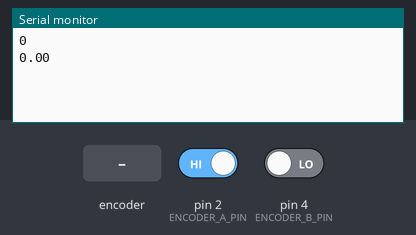
Bench run of a program on a simulated Arduino Mega 2560, built with avr-gcc and run on an emulated ATmega2560. Parts: the last lines printed to the serial monitor. The inputs (shaded band) are chosen by the test bench; at power-on: pin 2 (ENCODER_A_PIN) HIGH, pin 4 (ENCODER_B_PIN) LOW.

Above: at 1.2 s.
1.3 s: rotary encoder on pin 2 (ENCODER_A_PIN) / pin 4 (ENCODER_B_PIN) turned 3 steps (first pin leading)
At 2.8 s:
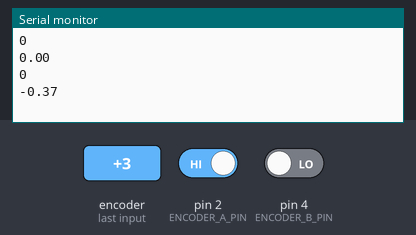
3.4 s: rotary encoder on pin 2 (ENCODER_A_PIN) / pin 4 (ENCODER_B_PIN) turned 3 steps (first pin leading)
At 4.8 s:
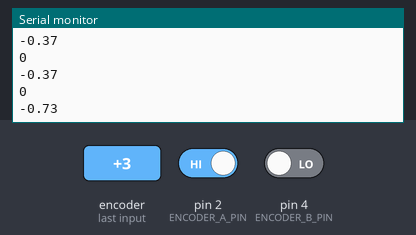
Timing chart, 0 to 6.4 s (numbered marks = the images above; inputs shaded):
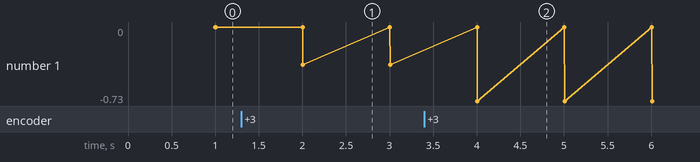

The program:

main.cpp
```cpp
/*
  This code calculates the distance covered by a wheel attached to the JGB37-520 DC Geared motor
  Note: The calculations assume the wheel run at a constant speed over the distance specified
  Author: Edwin Mwiti
  Email: emwiti658@mail.com
*/

#include <Arduino.h>

/* Debug code
If you want to print on the serial, set DEBUG to 1,
otherwise set it to 0 to suppress all Serial print statements
*/
#define DEBUG 1

#ifdef DEBUG==1

#define debug(x) Serial.print(x)
#define debugln(x) Serial.println(x)

#else

#define debug(x)
#define debugln(x)

#endif

/* End of debug statements */
// encoder pins
#define ENCODER_A_PIN  2 // interrupt
#define ENCODER_B_PIN  4 // direction

#define PULSES_PER_REV  150  // this was measured manually before-hand
#define RPM_TO_RADS 0.1047198; // 1 rpm  = 0.1047198 rad/s
#define WHEEL_RADIUS 0.035  // radius of the wheel attached to the motor 0.035 m

volatile long pulse_count = 0;
bool direction = false;  // true if motor is moving forward, false if motor is moving reverse

/* Sampling interval 1 second */
int sampling_interval = 1000;
long current_millis = 0;
long previous_millis = 0;

/* velocity variables
  we need angular velocity in radians, in degrees and the linear velocity
*/
float angular_velocity_in_rads = 0.0;
float angular_velocity_in_degrees = 0.0;
float linear_velocity = 0.0;
float distance_cm = 0.0;

void pulse_isr(){
  // get read the direction encoder => ENCODER_B
  int val = digitalRead(ENCODER_B_PIN);

  /* check if the motor is oving forward or reverse
   if reverse, val is going to be LOW, otherwise val will be HIGH
   If val is LOW, decrement the pulse count, if val is HIGH, increment the pulse count
  */

  if (val == HIGH){
    direction = true; // forward
  } else{
    direction = false; // reverse
  }

  if (direction){
    /* code */
    pulse_count++; // forward
  }else{
    pulse_count--; // reverse
  }

  // update pulse count
  // (direction) ? pulse_count++ : pulse_count-- ;

}

int calculate_distance(volatile long p){
  /* p => pulses that the ISR has registered */

  return 0;
}

void setup() {
  // put your setup code here, to run once:
  Serial.begin(9600);

  pinMode(ENCODER_A_PIN, INPUT_PULLUP);
  pinMode(ENCODER_B_PIN, INPUT);

  // Attach interrupt, every time the pin goes high, register a pulse
  attachInterrupt(digitalPinToInterrupt(ENCODER_A_PIN), pulse_isr, RISING);
}

void loop() {

  // get the elapsed time
  current_millis = millis();

  // Take a sample
  if ((current_millis - previous_millis) > sampling_interval){
    /* code */

    /* update the current time for the next iteration */
    previous_millis = current_millis;

    /* calculate Revs per minute */
    float revs_per_minute = (float)((pulse_count * 60) / PULSES_PER_REV);

    /* calculate angular velocity in rad/s of the wheel in radians */
    angular_velocity_in_rads = revs_per_minute * RPM_TO_RADS;

    /* calculate angular velocity in degrees */
    angular_velocity_in_degrees = angular_velocity_in_rads * RAD_TO_DEG; // 1 rad = 57.2958 deg, inbuilt

    /* Calculate the linear velocity (m/s): linear velocity = radius x angular velocity  */
    linear_velocity = angular_velocity_in_rads * WHEEL_RADIUS;

    /* calculate the distance travelled (centimeters): distance = speed * time */
    if(direction == false){
      /* motor moving reverse - decrement distance - linear velocity is negative here */
      distance_cm = distance_cm + (linear_velocity * (sampling_interval/1000)) * 100;

    } else if (direction == true ){
      /* motor moving forward -> increment distance */
      distance_cm = distance_cm + (linear_velocity * (sampling_interval/1000)) * 100;
    }

    /* debug on the serial monitor */
    // debug("Angular velocity: "); debugln(angular_velocity_in_rads);
    // debug("Linear velocity: "); debugln(linear_velocity);
    debugln(direction);
    debugln(distance_cm);

    /* end of debug */

    /* reset the pulse count */
    pulse_count = 0;
  }

}
```

Measured:
- after the input at 1.3 s, the serial monitor: prints a new line after 0.71 s (image 1)
- after the input at 3.4 s, the serial monitor: prints a new line after 0.61 s (image 2)
- plotted number 1: 0 → -0.37 after the input at 1.3 s, -0.37 → -0.73 after the input at 3.4 s
